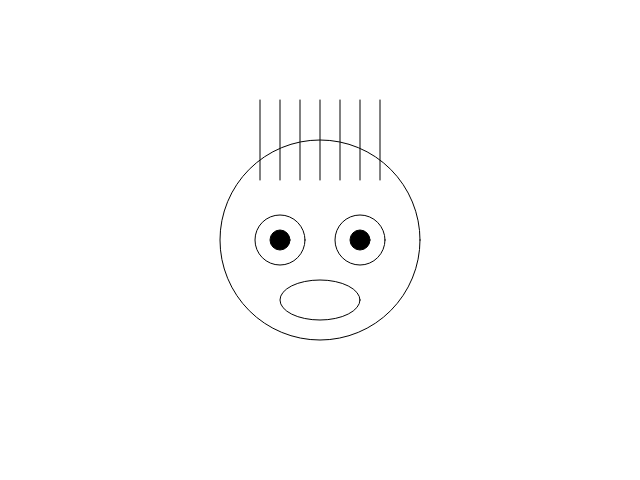
Frame 1 (no input)
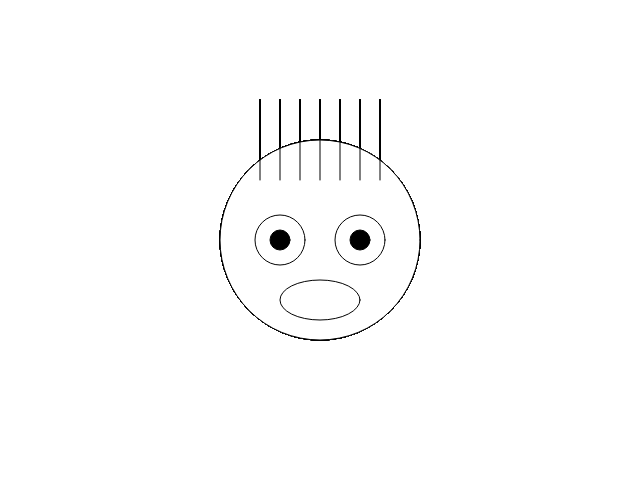
Frame 60 (no input)
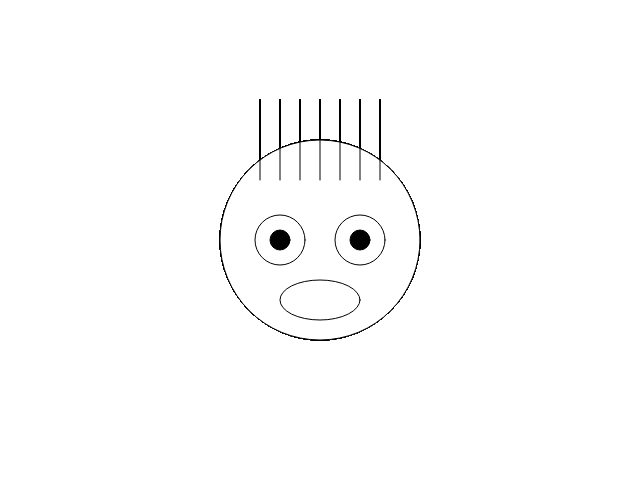
Frame 120 (the mouse pressed at the canvas centre since frame 60)

The p5.js sketch that drew these frames (run headless with seeded random() and noise() and a simulated clock; from frame 60 on, the mouse is pressed at the canvas centre):

// p5.js sketch
// ── sketch.js
// 函数setup() : 准备阶段
function setup() {
	// 创建画布，宽度640像素，高度480像素
	// 画布的坐标系统为，左上角坐标为（0，0），
	// x方向水平向右，y方向垂直向下，单位像素
	createCanvas(640,480);
}

// 函数draw()：作画阶段
function draw() {
	fill(255);// 填充白色
	// 1 画脸
	ellipse(320,240,200,200);// 圆圈

	// 2 左眼
	ellipse(280,240,50,50);// 另一个圆圈
	
	// 3 右眼
	ellipse(360,240,50,50); 
	
	// 4 嘴巴
	ellipse(320,300,80,40);
	
	fill(0);// 填充黑色	
	// 5 左眼珠
	ellipse(280,240,20,20);
	
	// 6 右眼珠
	ellipse(360,240,20,20);
	
	// 7 头发：从左到右画一排竖线
	line(260,180,260,100);
	line(280,180,280,100);
	line(300,180,300,100);
	line(320,180,320,100);
	line(340,180,340,100);
	line(360,180,360,100);
	line(380,180,380,100);
}
